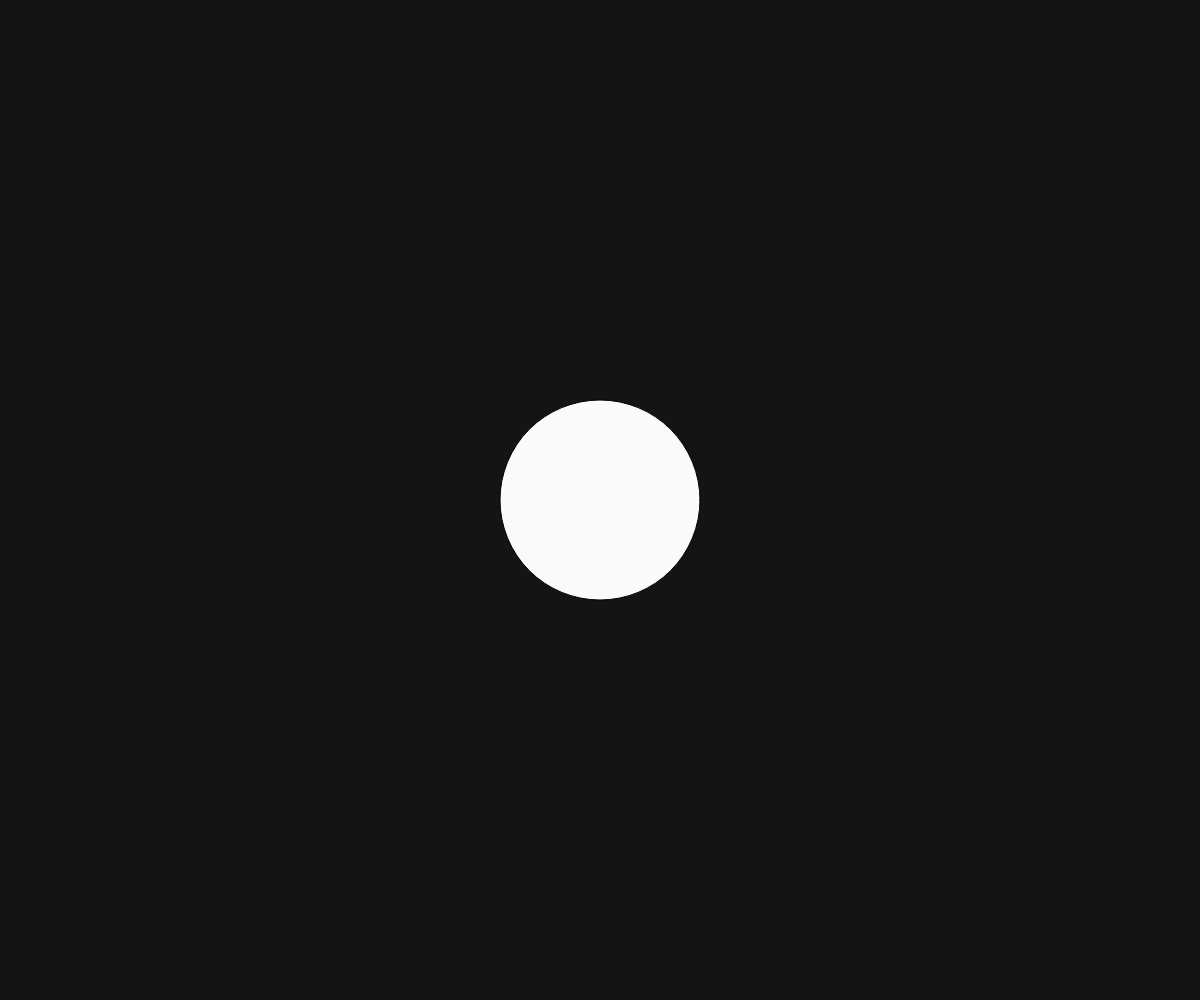
Frame 1 (no input)
Frame 60 (no input): identical to frame 1, image omitted
Frame 120 (the mouse pressed at the canvas centre since frame 60): identical to frame 1, image omitted

The p5.js sketch that drew this single still picture (run headless with seeded random() and noise() and a simulated clock; from frame 60 on, the mouse is pressed at the canvas centre):

// p5.js sketch
// ── sketch.js
// TODO: global state variables

let clickCounter;
let md;

function setup() {
  createCanvas(windowWidth, windowHeight);
  clickCounter = 0;
  md = 200;
}

function draw() {
  background(20);
  fill(250);
  ellipse(width / 2, height / 2, md);
}


function mouseReleased() {
  clickCounter += 1;
  md = map(clickCounter, 0, 10, 200, 10);
  print(clickCounter, md);
}
